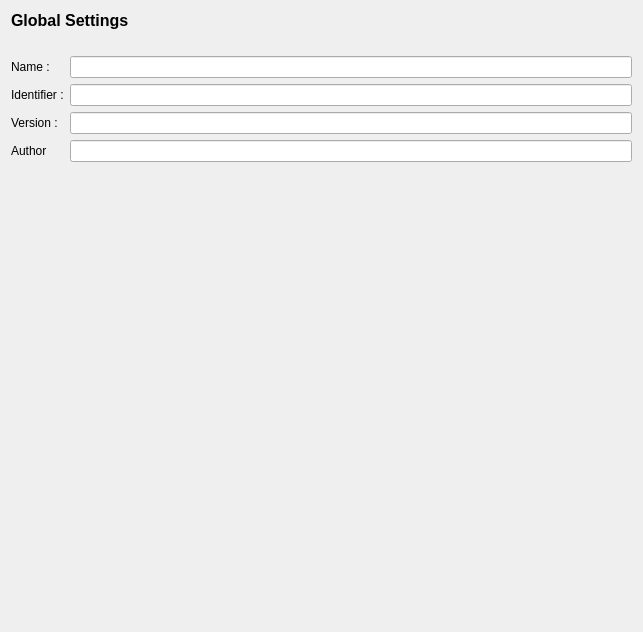
<?xml version="1.0" encoding="UTF-8"?>
<ui version="4.0">
 <class>PageGlobalSettings</class>
 <widget class="QWidget" name="PageGlobalSettings">
  <property name="geometry">
   <rect>
    <x>0</x>
    <y>0</y>
    <width>643</width>
    <height>632</height>
   </rect>
  </property>
  <property name="windowTitle">
   <string>Form</string>
  </property>
  <layout class="QVBoxLayout" name="verticalLayout">
   <item>
    <widget class="QLabel" name="label">
     <property name="font">
      <font>
       <pointsize>12</pointsize>
       <bold>true</bold>
      </font>
     </property>
     <property name="text">
      <string>Global Settings</string>
     </property>
     <property name="alignment">
      <set>Qt::AlignLeading|Qt::AlignLeft|Qt::AlignTop</set>
     </property>
    </widget>
   </item>
   <item>
    <widget class="QLabel" name="label_2">
     <property name="text">
      <string/>
     </property>
    </widget>
   </item>
   <item>
    <layout class="QFormLayout" name="formLayout">
     <item row="0" column="0">
      <widget class="QLabel" name="labelName">
       <property name="text">
        <string>Name :</string>
       </property>
      </widget>
     </item>
     <item row="1" column="0">
      <widget class="QLabel" name="labelIdentifier">
       <property name="text">
        <string>Identifier :</string>
       </property>
      </widget>
     </item>
     <item row="2" column="0">
      <widget class="QLabel" name="labelVersion">
       <property name="text">
        <string>Version :</string>
       </property>
      </widget>
     </item>
     <item row="3" column="0">
      <widget class="QLabel" name="labelAuthor">
       <property name="text">
        <string>Author</string>
       </property>
      </widget>
     </item>
     <item row="0" column="1">
      <widget class="QLineEdit" name="leName"/>
     </item>
     <item row="1" column="1">
      <widget class="QLineEdit" name="leIdentifier"/>
     </item>
     <item row="2" column="1">
      <widget class="QLineEdit" name="leVersion"/>
     </item>
     <item row="3" column="1">
      <widget class="QLineEdit" name="leAuthor"/>
     </item>
    </layout>
   </item>
   <item>
    <spacer name="verticalSpacer">
     <property name="orientation">
      <enum>Qt::Vertical</enum>
     </property>
     <property name="sizeHint" stdset="0">
      <size>
       <width>20</width>
       <height>363</height>
      </size>
     </property>
    </spacer>
   </item>
  </layout>
 </widget>
 <resources/>
 <connections/>
</ui>
